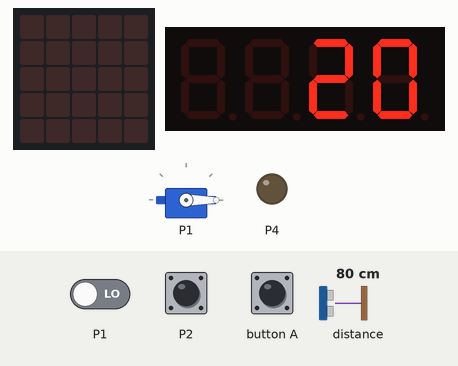
Simulated run of this program. Board: BBC micro:bit (MakeCode). Shown: servo, the board's 5×5 LED display, 4-digit seven-segment display, output pins drawn as LEDs (lit = HIGH). The test bench sets the inputs (shaded band); at power-on: distance to the obstacle 80 cm, P1 LOW. The 48×5 strip is a reading aid, not a part: it shows the text the display is scrolling, unrolled, one strip-width of it at a time.

Above: at 3.9 s.
4.0 s: touch pin P2 pressed for 0.15 s
At 4.4 s:
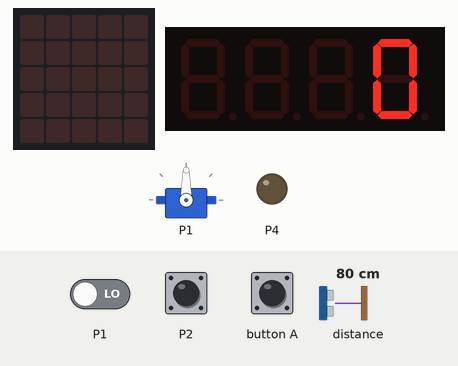
6.2 s: distance to the obstacle set to 10 cm
8.0 s: distance to the obstacle set to 7 cm
At 10.0 s:
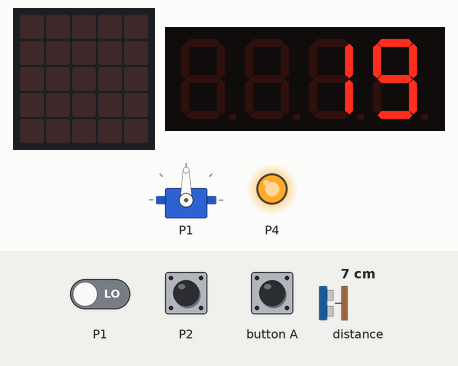
10.3 s: button A pressed for 0.15 s
At 11.6 s:
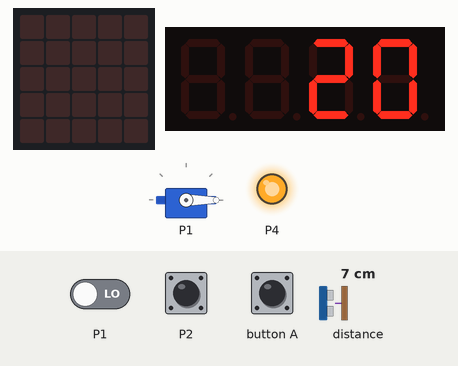
11.9 s: distance to the obstacle set to 9 cm
At 13.6 s:
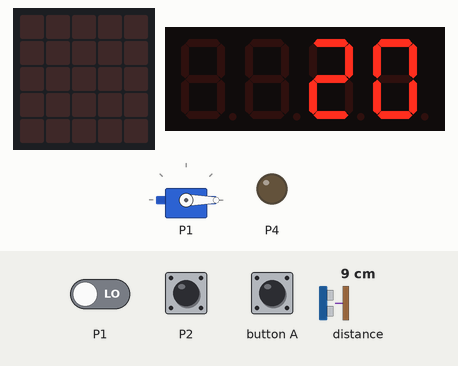
14.4 s: distance to the obstacle set to 2 cm
At 15.9 s:
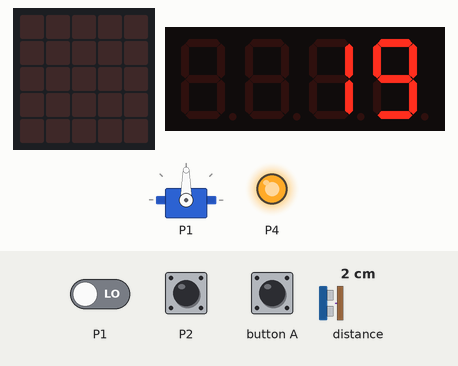
Timing chart, 0 to 17.4 s (numbered marks = the images above; inputs shaded):
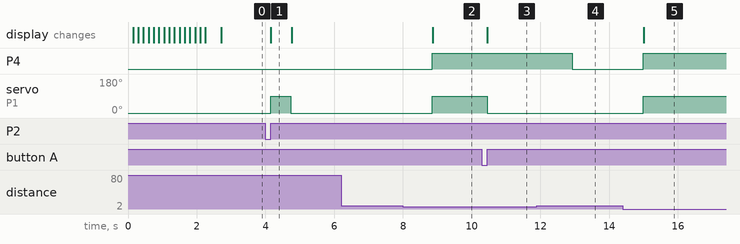

Measured:
- the behaviour switches between 9 and 8 cm on distance to the obstacle (found by bisection; images 1 and 2)
- after the input at 4.0 s, servo on P1: 0° → 90° after 0.15 s, → 0° 0.58 s later; the display: changes after 0.15 s (image 1)
- after the input at 6.2 s, every drawn part: stays the same
- after the input at 8.0 s, P4: LOW → HIGH after 0.85 s; servo on P1: 0° → 90° after 0.85 s; the display: changes after 0.87 s (image 2)
- after the input at 10.3 s, servo on P1: 90° → 0° after 0.15 s; the display: changes after 0.15 s (image 3)
- after the input at 11.9 s, P4: HIGH → LOW after 1.0 s
- after the input at 14.4 s, P4: LOW → HIGH after 0.59 s; servo on P1: 0° → 90° after 0.59 s; the display: changes after 0.61 s (image 5)
- what the display in image 1 shows lasts 0.6 s, from 4.2 s to 4.8 s

The program:

main.ts
```typescript
input.onButtonPressed(Button.A, function () {
    servos.P1.setAngle(0)
    number = 20
    _4digit.show(number)
})
input.onPinPressed(TouchPin.P2, function () {
    _4digit.show(pins.digitalReadPin(DigitalPin.P1))
    if (pins.digitalReadPin(DigitalPin.P1) == 0) {
        servos.P1.setAngle(90)
    } else {

    }
})
let distance = 0
let _4digit: grove.TM1637 = null
let number = 0
number = 20
servos.P1.setAngle(0)
basic.showNumber(number)
let 是否被减 = 0
_4digit = grove.createDisplay(DigitalPin.P13, DigitalPin.P14)
_4digit.show(number)
pins.digitalWritePin(DigitalPin.P4, 0)
basic.forever(function () {
    distance = sonar.ping(
    DigitalPin.P8,
    DigitalPin.P9,
    PingUnit.Centimeters
    )
    _4digit.show(number)
    if (distance <= 8) {
        if (是否被减 == 0) {
            servos.P1.setAngle(90)
            number += -1
            是否被减 = 1
            pins.digitalWritePin(DigitalPin.P4, 1)
        }
    } else {
        basic.pause(1000)
        pins.digitalWritePin(DigitalPin.P4, 0)
        servos.P1.setAngle(0)
        是否被减 = 0
    }
})
```

test.ts
```typescript
// 在此处测试；当此软件包作为插件使用时，将不会编译此软件包。
```
